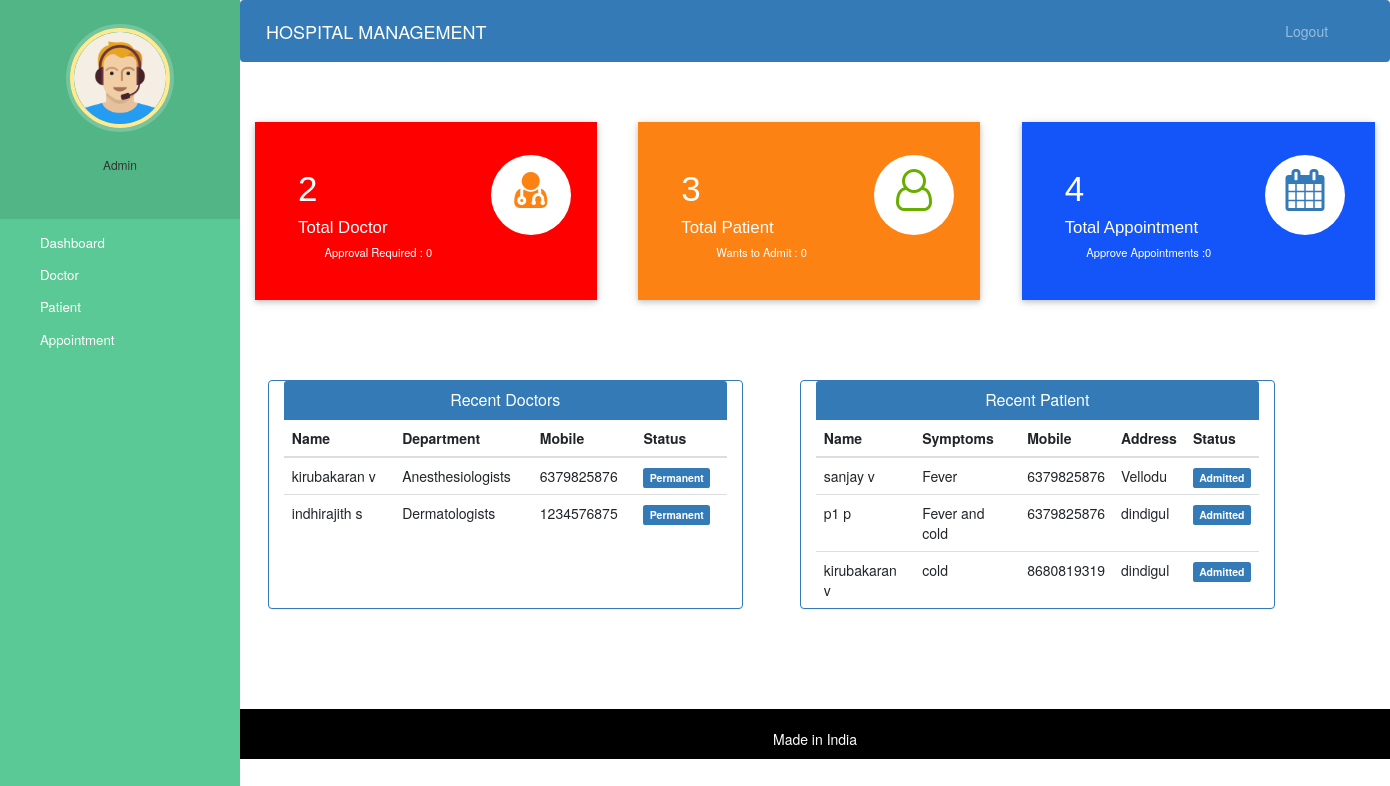
Page /admin-dashboard (signed in) on the committed database.
### hospital/models.py (models this page shows, shortened)
class Doctor(models.Model):
    user=models.OneToOneField(User,on_delete=models.CASCADE)
    profile_pic= models.ImageField(upload_to='profile_pic/DoctorProfilePic/',null=True,blank=True)
    address = models.CharField(max_length=40)
    mobile = models.CharField(max_length=20,null=True)
    department= models.CharField(max_length=50,choices=departments,default='Cardiologist')
    status=models.BooleanField(default=False)
    @property
    def get_name(self):
        return self.user.first_name+" "+self.user.last_name

class Patient(models.Model):
    user=models.OneToOneField(User,on_delete=models.CASCADE)
    profile_pic= models.ImageField(upload_to='profile_pic/PatientProfilePic/',null=True,blank=True)
    address = models.CharField(max_length=40)
    mobile = models.CharField(max_length=20,null=False)
    symptoms = models.CharField(max_length=100,null=False)
    assignedDoctorId = models.PositiveIntegerField(null=True)
    admitDate=models.DateField(auto_now=True)
    status=models.BooleanField(default=False)
    @property
    def get_name(self):
        return self.user.first_name+" "+self.user.last_name

### hospital/views.py (the view)
# urls.py: path('admin-dashboard', views.admin_dashboard_view,name='admin-dashboard'),
@login_required(login_url='adminlogin')
@user_passes_test(is_admin)
def admin_dashboard_view(request):
    doctors=models.Doctor.objects.all().order_by('-id')
    patients=models.Patient.objects.all().order_by('-id')
    doctorcount=models.Doctor.objects.all().filter(status=True).count()
    pendingdoctorcount=models.Doctor.objects.all().filter(status=False).count()
    patientcount=models.Patient.objects.all().filter(status=True).count()
    pendingpatientcount=models.Patient.objects.all().filter(status=False).count()
    appointmentcount=models.Appointment.objects.all().filter(status=True).count()
    pendingappointmentcount=models.Appointment.objects.all().filter(status=False).count()
    mydict={
    'doctors':doctors,
    'patients':patients,
    'doctorcount':doctorcount,
    'pendingdoctorcount':pendingdoctorcount,
    'patientcount':patientcount,
    'pendingpatientcount':pendingpatientcount,
    'appointmentcount':appointmentcount,
    'pendingappointmentcount':pendingappointmentcount,
    }
    return render(request,'hospital/admin_dashboard.html',context=mydict)

### hospital/views.py (called while the page is built)
def is_admin(user):
    return user.groups.filter(name='ADMIN').exists()

### templates/hospital/admin_dashboard.html
{% extends 'hospital/admin_base.html' %}
{% load static %}
{% block content %}
{%include 'hospital/admin_dashboard_cards.html'%}
<br><br><br><br>
<div class="container">
  <div class="row">
    <div class="panel panel-primary col-md-5" style="margin-left:2%;">
      <div class="panel-heading" style="text-align:center;">
        <h6 class="panel-title">Recent Doctors</h6>
      </div>
      <table class="table table-hover" id="dev-table">
        <thead>
          <tr>
            <th>Name</th>
            <th>Department</th>
            <th>Mobile</th>
            <th>Status</th>
          </tr>
        </thead>
        {% for d in doctors %}
        <tr>
          <td> {{d.get_name}}</td>
          <td>{{d.department}}</td>
          <td>{{d.mobile}}</td>
          {%if d.status%}
          <td> <span class="label label-primary">Permanent</span></td>
          {% else %}
          <td> <span class="label label-success">On Hold</span></td>
          {% endif %}
        </tr>
        {% endfor %}
      </table>
    </div>
    <div class="panel panel-primary col-md-5" style="margin-left:5%;">
      <div class="panel-heading" style="text-align:center;">
        <h6 class="panel-title">Recent Patient</h6>
      </div>
      <table class="table table-hover" id="dev-table">
        <thead>
          <tr>
            <th>Name</th>
            <th>Symptoms</th>
            <th>Mobile</th>
            <th>Address</th>
            <th>Status</th>
          </tr>
        </thead>
        {% for p in patients %}
        <tr>
          <td> {{p.get_name}}</td>
          <td>{{p.symptoms}}</td>
          <td>{{p.mobile}}</td>
          <td>{{p.address}}</td>
          {%if p.status%}
          <td> <span class="label label-primary">Admitted</span></td>
          {% else %}
          <td> <span class="label label-success">On Hold</span></td>
          {% endif %}
        </tr>
        {% endfor %}
      </table>
    </div>
  </div>
</div>
{% endblock content %}

### static/style.css (style rules this page uses)
body { padding-left: 240px; }

### templates/hospital/admin_base.html (style rules this page uses)
body { padding-left: 240px; }

### rows in the picture
Doctor: get_name "kirubakaran v", department "Anesthesiologists", mobile "6379825876", status "Permanent"
Doctor: get_name "indhirajith s", department "Dermatologists", mobile "1234576875", status "Permanent"
Patient: get_name "sanjay v", symptoms "Fever", mobile "6379825876", address "Vellodu", status "Admitted"
Patient: get_name "p1 p", symptoms "Fever and cold", mobile "6379825876", address "dindigul", status "Admitted"
Patient: get_name "kirubakaran v", symptoms "cold", mobile "8680819319", address "dindigul", status "Admitted"

### other values in the picture
{{ doctorcount }} "2"
{{ pendingdoctorcount }} "0"
{{ patientcount }} "3"
{{ pendingpatientcount }} "0"
{{ appointmentcount }} "4"
{{ pendingappointmentcount }} "0"
